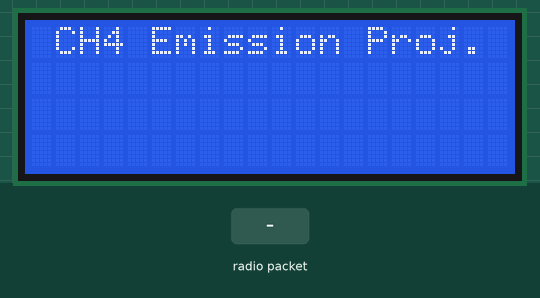
Recording of a sketch running on a simulated Arduino Uno, built with avr-gcc and run on an emulated ATmega328P. Parts: 20×4 character LCD. The test bench sets the inputs (shaded band). Storage starts empty; no radio packets arrive unless stated; what the sketch prints to the serial monitor is not drawn.

Above: at 1.3 s.
1.4 s: radio packet "+" arrives
At 3.4 s:
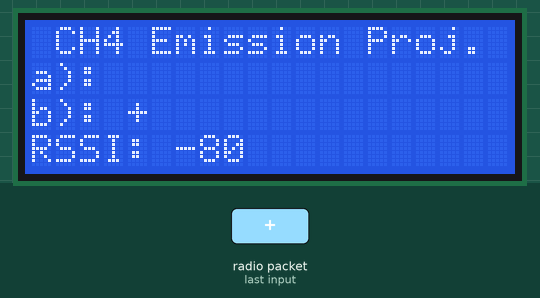
3.9 s: radio packet "1" arrives
At 5.4 s:
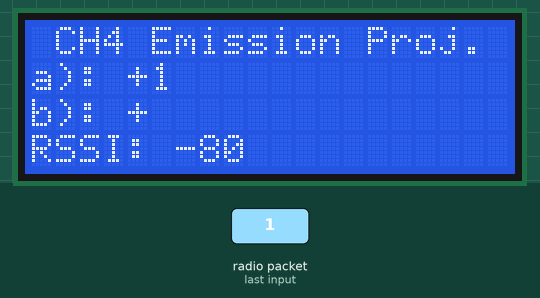
Timing chart, 0 to 6.9 s (numbered marks = the images above; inputs shaded):
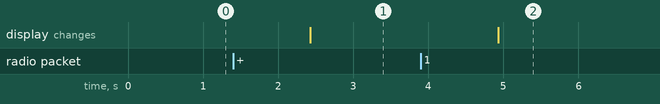

The sketch:

baseStation.ino
```cpp
#include <SPI.h>
#include <LoRa.h>
#include <SD.h>
#include <Wire.h>
#include <LiquidCrystal_I2C.h>

#define SS_PIN 4
#define RST_PIN 9
#define DI0_PIN 2

LiquidCrystal_I2C lcd(0x27,20,4);  // set the LCD address to 0x27 for a 16 chars and 2 line display


File myFile;

void setup() {
  lcd.init();
  lcd.init();
  lcd.backlight();
  lcd.setCursor(1,0);
  lcd.print("CH4 Emission Proj.");

  Serial.begin(9600);
  //while (!Serial);
  if (!LoRa.begin(915E6)) {
    Serial.println("Starting LoRa failed!");
    while (1);
  }
  Serial.println("LoRa initialized.");
  if (!SD.begin(SS_PIN)) {
    Serial.println("Starting SD card failed!");
    while (1);
  }
  Serial.println("SD card initialized.");
}


void loop() {
  int packetSize = LoRa.parsePacket();
  if (packetSize) {
    Serial.print("Received packet: ");

    while (LoRa.available()) {
      String data = LoRa.readString();
      Serial.print(data);
      Serial.println("");
      //Serial.println(data[4]);
      Serial.println(millis());


      myFile = SD.open("data.txt", FILE_WRITE);
      if (myFile) {
        myFile.print(data);

        lcd.setCursor(0,1);
        lcd.print("a): ");
        lcd.setCursor(3,1);
        if (data[0] != '+')
        {
        lcd.print(" +");
        lcd.print(data);
        //lcd.setCursor(14,1);
        //lcd.print("PPM");
        //lcd.print(" +Sync");
            //lcd.setCursor(16,1);
            //lcd.print(LoRa.packetRssi());
        }


        lcd.setCursor(0,2);
        lcd.print("b): ");
        lcd.setCursor(3,2);
        if (data[0] == '+')
        {
        lcd.print(" ");
        lcd.print(data);
        //lcd.setCursor(14,2);
        //lcd.print("PPM");
        //lcd.print(" +Sync");
          //lcd.setCursor(16,2);
          //lcd.print(LoRa.packetRssi());
        }


        lcd.setCursor(0,3);
        lcd.print("RSSI: ");
        lcd.setCursor(6, 3);
        lcd.print(LoRa.packetRssi());

        myFile.print(", ");
        myFile.println(LoRa.packetRssi());
        delay(500);
        /*myFile.print(", ");
        myFile.print(millis());
        myFile.println(" milli");*/

       /* myFile.print(", ");
        myFile.print(data);
        myFile.print(", ");
        myFile.println(LoRa.packetRssi());*/

        myFile.close();
        Serial.println("Data saved to SD card.");
      } else {
        Serial.println("Error opening data.txt");
      }
    }

    Serial.println();
  }
}
```

Measured:
- after the input at 1.4 s, the display: changes after 1.0 s (image 1)
- after the input at 3.9 s, the display: changes after 1.0 s (image 2)
